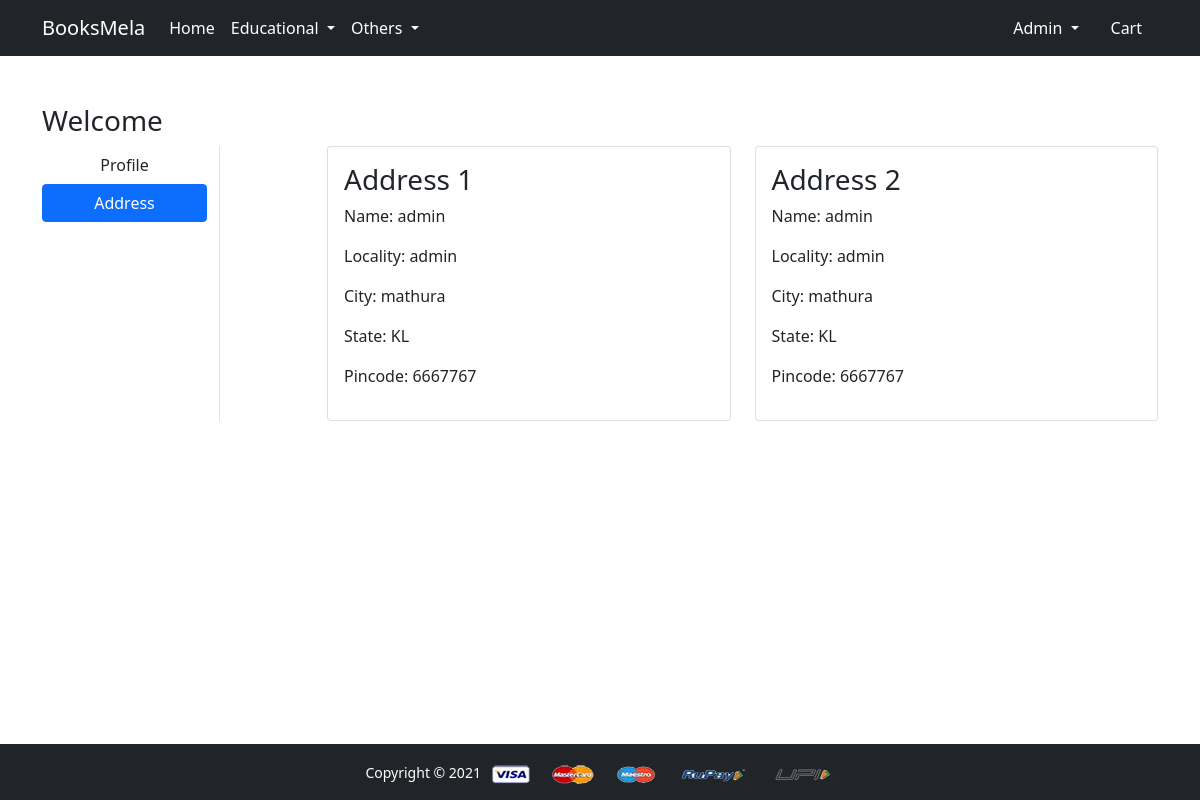
The page /address/ (signed in) on the database its author committed.
### app/models.py (models this page shows, shortened)
class Customer(models.Model):
    user = models.ForeignKey(User, on_delete=models.CASCADE)
    name = models.CharField(max_length=50)
    locality = models.CharField(max_length=50)
    city = models.CharField(max_length=50)
    pincode = models.IntegerField()
    states = models.CharField(choices=STATE_CHOICES, max_length=50)

### app/views.py (the view)
# urls.py: path('address/', views.address, name='address'),
@login_required
def address(request):
    add= Customer.objects.filter(user=request.user)
    context = {
        "form":add,
        "active":"btn-primary",
    }
    return render(request, 'app/address.html',context)

### app/templates/app/address.html (shortened to what this page needs)
{% extends 'app/base.html' %}
{% load static %}
{% block main-content %}
<div class="container my-5">
 <div class="row">
 <h3>Welcome {{form.request.user}}</h3>
  <div class="col-sm-2 border-end">
   <ul class="list-unstyled">
    <li class="d-grid"><a href="{% url 'profile' %}" class="btn ">Profile</a></li>
    <li class="d-grid"><a href="{% url 'address' %}" class="btn {{active}}">Address</a></li>
   </ul>
  </div>
  <div class="col-sm-9 offset-sm-1">
   <div class="row">
   {% for form in form %}
    <div class="col-sm-6">
     <div class="card">
      <div class="card-body">
       <h3>Address {{forloop.counter}}</h3>
       <p>Name: {{form.name}}</p>
       <p>Locality: {{form.locality}}</p>
       <p>City: {{form.city}}</p>
       <p>State: {{form.states}}<p>
       <p>Pincode: {{form.pincode}}</p>
      </div>
     </div>
    </div>
{% endfor %}
   </div>
  </div>
 </div>
</div>
{% endblock main-content %}

### app/templates/app/base.html (shortened to what this page needs)
<!doctype html>
{% load static %}
<html lang="en">
  <head>
    <link href="https://cdn.jsdelivr.net/npm/bootstrap@5.0.0-beta1/dist/css/bootstrap.min.css" rel="stylesheet">
    <link rel="stylesheet" href="{% static 'app/css/owl.carousel.min.css' %}">
    <link rel="stylesheet" href="{% static 'app/css/all.min.css' %}">
    <link rel="stylesheet" href="{% static 'app/css/style.css' %}">
  </head>
  <body class="d-flex flex-column vh-100 bbg-lights" >
    <nav class="navbar sticky-top navbar-expand-lg navbar-dark bg-dark ">
     <div class="container">
       <a class="navbar-brand" href="/">BooksMela</a>
       <div class="collapse navbar-collapse" id="navbarSupportedContent">
         <ul class="navbar-nav me-auto mb-2 mb-lg-0">
           <li class="nav-item">
             <a class="nav-link active" aria-current="page" href="/">Home</a>
           </li>
           <li class="nav-item dropdown">
             <a class="nav-link dropdown-toggle text-white" href="#" id="educationalDropdown" role="button" data-bs-toggle="dropdown" aria-expanded="false">
               Educational
             </a>
           </li>
           <li class="nav-item dropdown">
             <a class="nav-link dropdown-toggle  text-white"  href="#" id="OthersDropdown" role="button" data-bs-toggle="dropdown" aria-expanded="false">
               Others
             </a>
           </li>
         </ul>
         <div>
          <ul class="navbar-nav me-auto mb-2 mb-lg-0 ">
          {% if request.user.is_authenticated %}
           <li class="nav-item dropdown mx-2">
              <a class="nav-link dropdown-toggle text-white" href="#" id="profileDropdown" role="button" data-bs-toggle="dropdown" aria-expanded="false">
                {{request.user|capfirst}}
              </a>
            </li>
            <li class="nav-item mx-2">
             <a href="{% url 'showcart' %}" class="nav-link text-white"> Cart </a>
            </li>
            {% endif %}
          </ul>
         </div>
       </div>
     </div>
    </nav>
    {% block main-content %} {% endblock main-content %}
    <footer class="container-fluid bg-dark text-center py-3  mt-auto">
        <small class="text-white">Copyright &copy; 2021 </small>
        <img src="{% static 'app/images/payment.png' %}" alt="" srcset="" class="img-fluid" height="2px">
    </footer>
  </body>
</html>

### rows shown on the page
Customer: name "admin", locality "admin", city "mathura", states "KL", pincode "6667767"
Customer: name "admin", locality "admin", city "mathura", states "KL", pincode "6667767"

### other values the page prints
{{ request.user|capfirst }} "Admin"
